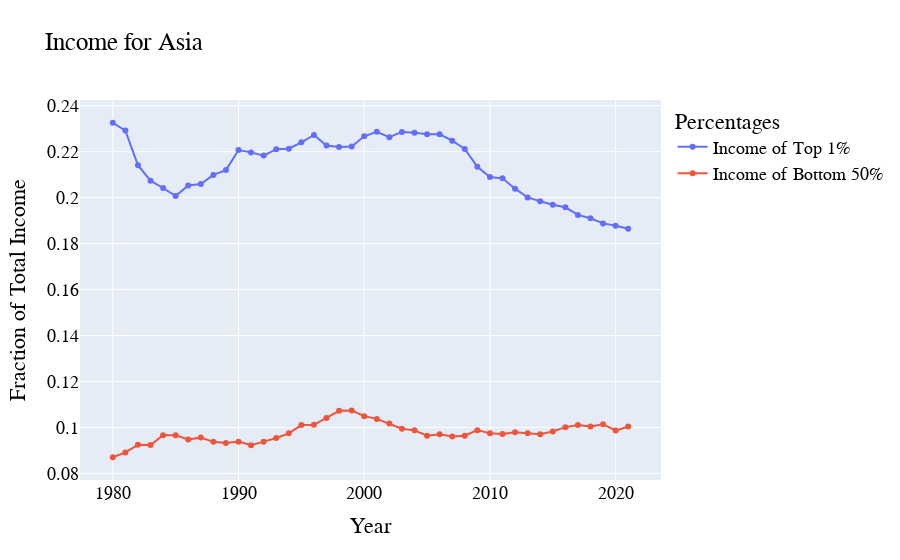

Notebook source saved alongside this figure:
### Markdown cell above
We can infer from above visualisation that Inequality exploded in the United States: **the top 1 percentile income share there was less than 11% in 1980, and it was slightly above 20% in 2020.** Some of the key reasons for this income inequality were **Rise in labor**, **Polarisation between low-wage and high-wage firms** and they were provided with least healthcare,educational provinces by government.
However,bottom 50% did beneft from a very modest post-tax income growth, thanks to redistribution, but this has been eaten up by rising health spending. Government provided little support to help low-income individuals cope with the situation.

### Code cell
df=pd.read_csv("data/top_1%_asia.csv")
df_2=pd.read_csv("data/bottom_50_asia.csv")
x=pd.Series(df['Year'])
y=pd.Series(df['Asia'])
y_2=pd.Series(df_2['Asia'])
data = {'Year':x,'Income of Top 1%':y,'Income of Bottom 50%':y_2}
df_3=pd.DataFrame(data)
fig = px.line(df_3,x='Year',y=['Income of Top 1%','Income of Bottom 50%'],markers=True,title='Data for Asia')
fig.update_layout(
    title="Income for Asia",
    xaxis_title="Year",
    yaxis_title="Fraction of Total Income",
    legend_title="Percentages",
    font=dict(
        family="Calibre",
        size=18,
        color="Black"
    )
)
fig.show()

### Figure 1 — Plotly figure (JSON) as saved in the notebook; plotly's stock layout.template omitted (floating-point values rounded to 4 significant figures)
{"data": [{"hovertemplate": "variable=Income of Top 1%<br>Year=%{x}<br>value=%{y}<extra></extra>", "legendgroup": "Income of Top 1%", "line": {"color": "#636efa", "dash": "solid"}, "marker": {"symbol": "circle"}, "mode": "markers+lines", "name": "Income of Top 1%", "orientation": "v", "showlegend": true, "type": "scatter", "x": [1980, 1981, 1982, 1983, 1984, 1985, 1986, 1987, 1988, 1989, 1990, 1991, 1992, 1993, 1994, 1995, 1996, 1997, 1998, 1999, 2000, 2001, 2002, 2003, 2004, 2005, 2006, 2007, 2008, 2009, 2010, 2011, 2012, 2013, 2014, 2015, 2016, 2017, 2018, 2019, 2020, 2021], "xaxis": "x", "y": [0.2326, 0.2292, 0.2141, 0.2074, 0.2042, 0.2007, 0.2053, 0.2059, 0.2099, 0.212, 0.2207, 0.2197, 0.2183, 0.2211, 0.2213, 0.2241, 0.2273, 0.2227, 0.222, 0.2223, 0.2267, 0.2287, 0.2263, 0.2286, 0.2283, 0.2276, 0.2276, 0.2248, 0.2212, 0.2134, 0.209, 0.2084, 0.2039, 0.2001, 0.1984, 0.1969, 0.1958, 0.1925, 0.191, 0.1888, 0.1878, 0.1865], "yaxis": "y"}, {"hovertemplate": "variable=Income of Bottom 50%<br>Year=%{x}<br>value=%{y}<extra></extra>", "legendgroup": "Income of Bottom 50%", "line": {"color": "#EF553B", "dash": "solid"}, "marker": {"symbol": "circle"}, "mode": "markers+lines", "name": "Income of Bottom 50%", "orientation": "v", "showlegend": true, "type": "scatter", "x": [1980, 1981, 1982, 1983, 1984, 1985, 1986, 1987, 1988, 1989, 1990, 1991, 1992, 1993, 1994, 1995, 1996, 1997, 1998, 1999, 2000, 2001, 2002, 2003, 2004, 2005, 2006, 2007, 2008, 2009, 2010, 2011, 2012, 2013, 2014, 2015, 2016, 2017, 2018, 2019, 2020, 2021], "xaxis": "x", "y": [0.087, 0.0891, 0.0924, 0.0923, 0.0966, 0.0966, 0.0947, 0.0956, 0.0937, 0.0932, 0.0938, 0.0922, 0.0938, 0.0954, 0.0974, 0.101, 0.1011, 0.1041, 0.1072, 0.1073, 0.1049, 0.1037, 0.1017, 0.0994, 0.0987, 0.0964, 0.097, 0.096, 0.0964, 0.0988, 0.0974, 0.0971, 0.0979, 0.0975, 0.097, 0.0982, 0.1001, 0.101, 0.1004, 0.1014, 0.0986, 0.1004], "yaxis": "y"}], "layout": {"font": {"color": "Black", "family": "Calibre", "size": 18}, "legend": {"title": {"text": "Percentages"}, "tracegroupgap": 0}, "title": {"text": "Income for Asia"}, "xaxis": {"anchor": "y", "domain": [0, 1], "title": {"text": "Year"}}, "yaxis": {"anchor": "x", "domain": [0, 1], "title": {"text": "Fraction of Total Income"}}}}
